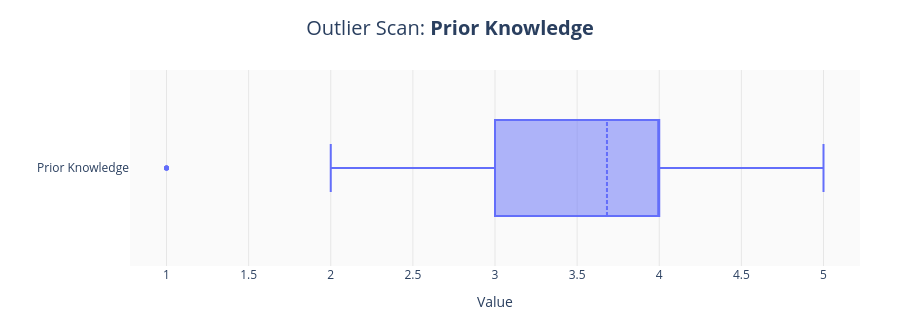
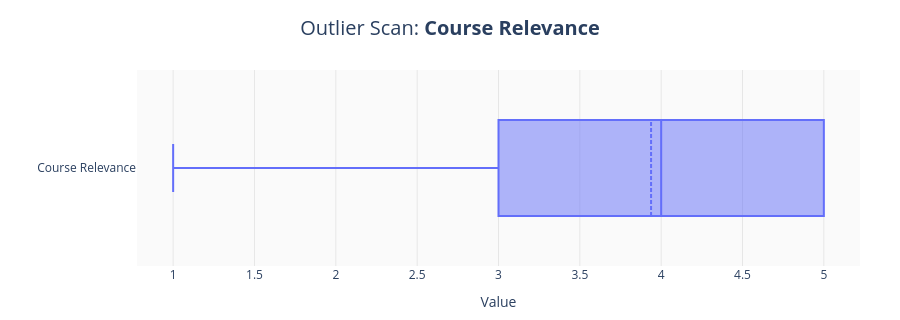
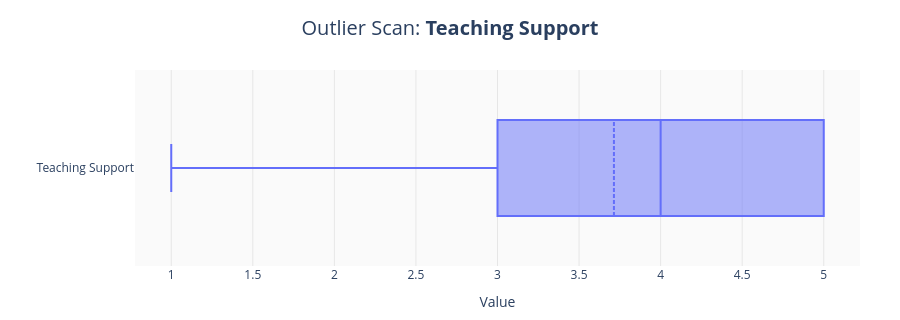
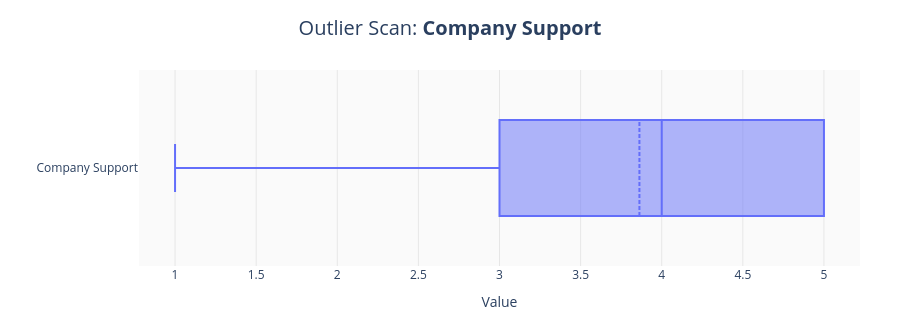

Notebook cell for these charts, in order:
### Markdown cell above
In this section, we will be identifying and addressing Outliers at the univariate level within our dataset. Outliers can cause issues such as skewing numerical summaries and visualisation. Therefore, it is important to identify and address the various outliers within the dataset appropriately.

### Code cell
"""
Dataset 2: Student Survey
Section 3.5.2 - Boxplots for Outlier & Anomaly Detection (Student Id + Period Hover).

Renders one horizontal boxplot per specified numeric feature. Outlier points
are displayed, with 'Student Id' and 'Period' included in the hover tooltip
to support traceability during anomaly detection.
"""


# =========================
# Theme Setup
# =========================
pio.templates.default = "plotly_white"


# =========================
# Guard for Identifiers
# =========================
required_hover_cols = ["Student Id", "Period"]
missing_hover_cols = [c for c in required_hover_cols if c not in df_student_survey.columns]
if missing_hover_cols:
    raise KeyError(
        f"Missing required identifier columns for hover: {missing_hover_cols}"
    )


# =========================
# Define Numeric Columns
# =========================
num_cols = [
    "Prior Knowledge",
    "Course Relevance",
    "Teaching Support",
    "Company Support",
    "Family Support",
    "Self-Study Hrs",
]

missing_num_cols = [c for c in num_cols if c not in df_student_survey.columns]
if missing_num_cols:
    raise KeyError(f"Missing expected numeric columns: {missing_num_cols}")


# =========================
# Render One Chart per Feature
# =========================
for col in num_cols:
    s = df_student_survey[col].dropna()
    if s.empty:
        continue

    student_id_series = (
        df_student_survey.loc[s.index, "Student Id"]
        .astype("string")
        .fillna("Unknown")
        .replace({"": "Unknown"})
    )

    period_series = (
        df_student_survey.loc[s.index, "Period"]
        .astype("string")
        .fillna("Unknown")
        .replace({"": "Unknown"})
    )

    plot_df = pd.DataFrame(
        {
            "feature": col,
            "value": s,
            "Student Id": student_id_series,
            "Period": period_series,
        }
    )

    fig = px.box(
        plot_df,
        y="feature",
        x="value",
        points="outliers",
        custom_data=["Student Id", "Period"],
    )

    fig.update_traces(
        boxmean=True,
        marker=dict(size=5, opacity=0.55, line=dict(width=0)),
        hovertemplate=(
            "<b>%{y}</b><br>"
            "Value: %{x:.4g}<br>"
            "Student Id: %{customdata[0]}<br>"
            "Period: %{customdata[1]}<extra></extra>"
        ),
    )

    fig.update_layout(
        title=dict(
            text=f"Outlier Scan: <b>{col}</b>",
            x=0.5,
            xanchor="center",
            font=dict(size=20),
        ),
        xaxis_title="Value",
        yaxis_title="",
        font=dict(size=12),
        height=320,
        margin=dict(l=110, r=40, t=70, b=40),
        plot_bgcolor="#FAFAFA",
        paper_bgcolor="#FFFFFF",
        hoverlabel=dict(bgcolor="white", font_size=12),
    )

    fig.update_xaxes(showgrid=True, gridcolor="rgba(0,0,0,0.08)", zeroline=False)
    fig.update_yaxes(showgrid=False, zeroline=False)

    fig.show()

### Figure 1 — Plotly figure (JSON) as saved in the notebook; plotly's stock layout.template omitted (floating-point values rounded to 4 significant figures; data arrays with more than 128 entries replaced by an {"elided": "..."} marker saying what was removed)
{"data": [{"alignmentgroup": "True", "boxmean": true, "boxpoints": "outliers", "customdata": {"elided": "531x2 str values"}, "hovertemplate": "<b>%{y}</b><br>Value: %{x:.4g}<br>Student Id: %{customdata[0]}<br>Period: %{customdata[1]}<extra></extra>", "legendgroup": "", "marker": {"color": "#636efa", "line": {"width": 0}, "opacity": 0.55, "size": 5}, "name": "", "notched": false, "offsetgroup": "", "orientation": "h", "showlegend": false, "type": "box", "x": {"elided": "531 int values"}, "x0": " ", "xaxis": "x", "y": {"elided": "531 str values"}, "y0": " ", "yaxis": "y"}], "layout": {"boxmode": "group", "font": {"size": 12}, "height": 320, "hoverlabel": {"bgcolor": "white", "font": {"size": 12}}, "legend": {"tracegroupgap": 0}, "margin": {"b": 40, "l": 110, "r": 40, "t": 70}, "paper_bgcolor": "#FFFFFF", "plot_bgcolor": "#FAFAFA", "title": {"font": {"size": 20}, "text": "Outlier Scan: <b>Prior Knowledge</b>", "x": 0.5, "xanchor": "center"}, "xaxis": {"anchor": "y", "domain": [0, 1], "gridcolor": "rgba(0,0,0,0.08)", "showgrid": true, "title": {"text": "Value"}, "zeroline": false}, "yaxis": {"anchor": "x", "domain": [0, 1], "showgrid": false, "title": {"text": ""}, "zeroline": false}}}

### Figure 2 — Plotly figure (JSON) as saved in the notebook; plotly's stock layout.template omitted (floating-point values rounded to 4 significant figures; data arrays with more than 128 entries replaced by an {"elided": "..."} marker saying what was removed)
{"data": [{"alignmentgroup": "True", "boxmean": true, "boxpoints": "outliers", "customdata": {"elided": "531x2 str values"}, "hovertemplate": "<b>%{y}</b><br>Value: %{x:.4g}<br>Student Id: %{customdata[0]}<br>Period: %{customdata[1]}<extra></extra>", "legendgroup": "", "marker": {"color": "#636efa", "line": {"width": 0}, "opacity": 0.55, "size": 5}, "name": "", "notched": false, "offsetgroup": "", "orientation": "h", "showlegend": false, "type": "box", "x": {"elided": "531 int values"}, "x0": " ", "xaxis": "x", "y": {"elided": "531 str values"}, "y0": " ", "yaxis": "y"}], "layout": {"boxmode": "group", "font": {"size": 12}, "height": 320, "hoverlabel": {"bgcolor": "white", "font": {"size": 12}}, "legend": {"tracegroupgap": 0}, "margin": {"b": 40, "l": 110, "r": 40, "t": 70}, "paper_bgcolor": "#FFFFFF", "plot_bgcolor": "#FAFAFA", "title": {"font": {"size": 20}, "text": "Outlier Scan: <b>Course Relevance</b>", "x": 0.5, "xanchor": "center"}, "xaxis": {"anchor": "y", "domain": [0, 1], "gridcolor": "rgba(0,0,0,0.08)", "showgrid": true, "title": {"text": "Value"}, "zeroline": false}, "yaxis": {"anchor": "x", "domain": [0, 1], "showgrid": false, "title": {"text": ""}, "zeroline": false}}}

### Figure 3 — Plotly figure (JSON) as saved in the notebook; plotly's stock layout.template omitted (floating-point values rounded to 4 significant figures; data arrays with more than 128 entries replaced by an {"elided": "..."} marker saying what was removed)
{"data": [{"alignmentgroup": "True", "boxmean": true, "boxpoints": "outliers", "customdata": {"elided": "531x2 str values"}, "hovertemplate": "<b>%{y}</b><br>Value: %{x:.4g}<br>Student Id: %{customdata[0]}<br>Period: %{customdata[1]}<extra></extra>", "legendgroup": "", "marker": {"color": "#636efa", "line": {"width": 0}, "opacity": 0.55, "size": 5}, "name": "", "notched": false, "offsetgroup": "", "orientation": "h", "showlegend": false, "type": "box", "x": {"elided": "531 int values"}, "x0": " ", "xaxis": "x", "y": {"elided": "531 str values"}, "y0": " ", "yaxis": "y"}], "layout": {"boxmode": "group", "font": {"size": 12}, "height": 320, "hoverlabel": {"bgcolor": "white", "font": {"size": 12}}, "legend": {"tracegroupgap": 0}, "margin": {"b": 40, "l": 110, "r": 40, "t": 70}, "paper_bgcolor": "#FFFFFF", "plot_bgcolor": "#FAFAFA", "title": {"font": {"size": 20}, "text": "Outlier Scan: <b>Teaching Support</b>", "x": 0.5, "xanchor": "center"}, "xaxis": {"anchor": "y", "domain": [0, 1], "gridcolor": "rgba(0,0,0,0.08)", "showgrid": true, "title": {"text": "Value"}, "zeroline": false}, "yaxis": {"anchor": "x", "domain": [0, 1], "showgrid": false, "title": {"text": ""}, "zeroline": false}}}

### Figure 4 — Plotly figure (JSON) as saved in the notebook; plotly's stock layout.template omitted (floating-point values rounded to 4 significant figures; data arrays with more than 128 entries replaced by an {"elided": "..."} marker saying what was removed)
{"data": [{"alignmentgroup": "True", "boxmean": true, "boxpoints": "outliers", "customdata": {"elided": "531x2 str values"}, "hovertemplate": "<b>%{y}</b><br>Value: %{x:.4g}<br>Student Id: %{customdata[0]}<br>Period: %{customdata[1]}<extra></extra>", "legendgroup": "", "marker": {"color": "#636efa", "line": {"width": 0}, "opacity": 0.55, "size": 5}, "name": "", "notched": false, "offsetgroup": "", "orientation": "h", "showlegend": false, "type": "box", "x": {"elided": "531 int values"}, "x0": " ", "xaxis": "x", "y": {"elided": "531 str values"}, "y0": " ", "yaxis": "y"}], "layout": {"boxmode": "group", "font": {"size": 12}, "height": 320, "hoverlabel": {"bgcolor": "white", "font": {"size": 12}}, "legend": {"tracegroupgap": 0}, "margin": {"b": 40, "l": 110, "r": 40, "t": 70}, "paper_bgcolor": "#FFFFFF", "plot_bgcolor": "#FAFAFA", "title": {"font": {"size": 20}, "text": "Outlier Scan: <b>Company Support</b>", "x": 0.5, "xanchor": "center"}, "xaxis": {"anchor": "y", "domain": [0, 1], "gridcolor": "rgba(0,0,0,0.08)", "showgrid": true, "title": {"text": "Value"}, "zeroline": false}, "yaxis": {"anchor": "x", "domain": [0, 1], "showgrid": false, "title": {"text": ""}, "zeroline": false}}}
